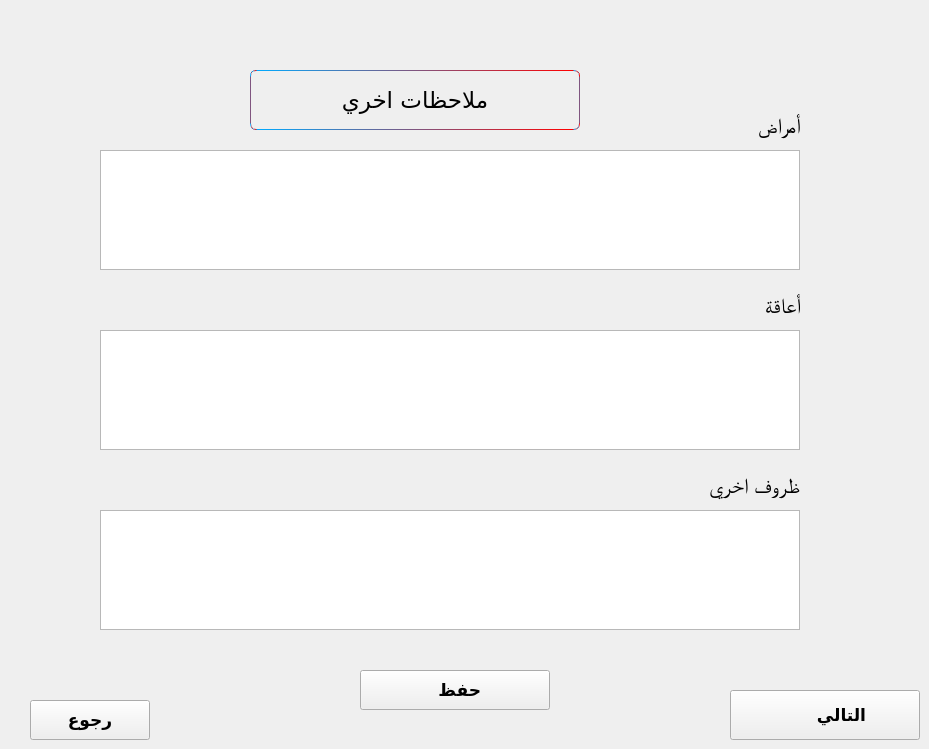
        <widget class="QWidget" name="tab_23">
         <attribute name="title">
          <string>Tab 2</string>
         </attribute>
         <widget class="QPushButton" name="pushButton_48">
          <property name="geometry">
           <rect>
            <x>730</x>
            <y>690</y>
            <width>190</width>
            <height>50</height>
           </rect>
          </property>
          <property name="font">
           <font>
            <pointsize>13</pointsize>
            <weight>75</weight>
            <bold>true</bold>
           </font>
          </property>
          <property name="layoutDirection">
           <enum>Qt::RightToLeft</enum>
          </property>
          <property name="text">
           <string>       التالي</string>
          </property>
          <property name="icon">
           <iconset resource="pics.qrc">
            <normaloff>:/ico/next.png</normaloff>:/ico/next.png</iconset>
          </property>
          <property name="iconSize">
           <size>
            <width>100</width>
            <height>46</height>
           </size>
          </property>
         </widget>
         <widget class="QPushButton" name="pushButton_49">
          <property name="geometry">
           <rect>
            <x>30</x>
            <y>700</y>
            <width>120</width>
            <height>40</height>
           </rect>
          </property>
          <property name="font">
           <font>
            <pointsize>13</pointsize>
            <weight>75</weight>
            <bold>true</bold>
           </font>
          </property>
          <property name="text">
           <string>رجوع</string>
          </property>
         </widget>
         <widget class="QPushButton" name="pushButton_59">
          <property name="geometry">
           <rect>
            <x>360</x>
            <y>670</y>
            <width>190</width>
            <height>40</height>
           </rect>
          </property>
          <property name="font">
           <font>
            <pointsize>13</pointsize>
            <weight>75</weight>
            <bold>true</bold>
           </font>
          </property>
          <property name="text">
           <string>  حفظ</string>
          </property>
          <property name="icon">
           <iconset resource="pics.qrc">
            <normaloff>:/ico/save.png</normaloff>:/ico/save.png</iconset>
          </property>
          <property name="iconSize">
           <size>
            <width>31</width>
            <height>31</height>
           </size>
          </property>
         </widget>
         <widget class="QTextEdit" name="textEdit_7">
          <property name="geometry">
           <rect>
            <x>100</x>
            <y>150</y>
            <width>700</width>
            <height>120</height>
           </rect>
          </property>
          <property name="font">
           <font>
            <pointsize>13</pointsize>
           </font>
          </property>
         </widget>
         <widget class="QLabel" name="label_65">
          <property name="geometry">
           <rect>
            <x>670</x>
            <y>110</y>
            <width>130</width>
            <height>30</height>
           </rect>
          </property>
          <property name="font">
           <font>
            <family>Arial Unicode MS</family>
            <pointsize>16</pointsize>
            <weight>9</weight>
            <italic>false</italic>
            <bold>false</bold>
           </font>
          </property>
          <property name="styleSheet">
           <string notr="true">font: 75 16pt &quot;Arial Unicode MS&quot;;</string>
          </property>
          <property name="text">
           <string>أمراض</string>
          </property>
         </widget>
         <widget class="QLabel" name="label_66">
          <property name="geometry">
           <rect>
            <x>670</x>
            <y>290</y>
            <width>130</width>
            <height>30</height>
           </rect>
          </property>
          <property name="font">
           <font>
            <family>Arial Unicode MS</family>
            <pointsize>16</pointsize>
            <weight>9</weight>
            <italic>false</italic>
            <bold>false</bold>
           </font>
          </property>
          <property name="styleSheet">
           <string notr="true">font: 75 16pt &quot;Arial Unicode MS&quot;;</string>
          </property>
          <property name="text">
           <string>أعاقة</string>
          </property>
         </widget>
         <widget class="QLabel" name="label_67">
          <property name="geometry">
           <rect>
            <x>670</x>
            <y>470</y>
            <width>130</width>
            <height>30</height>
           </rect>
          </property>
          <property name="font">
           <font>
            <family>Arial Unicode MS</family>
            <pointsize>16</pointsize>
            <weight>9</weight>
            <italic>false</italic>
            <bold>false</bold>
           </font>
          </property>
          <property name="styleSheet">
           <string notr="true">font: 75 16pt &quot;Arial Unicode MS&quot;;</string>
          </property>
          <property name="text">
           <string>ظروف اخري</string>
          </property>
         </widget>
         <widget class="QTextEdit" name="textEdit_8">
          <property name="geometry">
           <rect>
            <x>100</x>
            <y>330</y>
            <width>700</width>
            <height>120</height>
           </rect>
          </property>
          <property name="font">
           <font>
            <pointsize>13</pointsize>
           </font>
          </property>
         </widget>
         <widget class="QTextEdit" name="textEdit_9">
          <property name="geometry">
           <rect>
            <x>100</x>
            <y>510</y>
            <width>700</width>
            <height>120</height>
           </rect>
          </property>
          <property name="font">
           <font>
            <pointsize>13</pointsize>
           </font>
          </property>
         </widget>
         <widget class="QLabel" name="label_58">
          <property name="geometry">
           <rect>
            <x>250</x>
            <y>70</y>
            <width>330</width>
            <height>60</height>
           </rect>
          </property>
          <property name="font">
           <font>
            <family>Hacen Maghreb Bd</family>
            <pointsize>17</pointsize>
            <weight>50</weight>
            <italic>false</italic>
            <bold>false</bold>
           </font>
          </property>
          <property name="styleSheet">
           <string notr="true">
QLabel
{
/*font: 75 16pt &quot;Arial Unicode MS&quot;;*/

    border: 1px solid;
    border-radius: 2px;

    border-radius: 6;

    border: 1px solid black;
	border-color: qlineargradient(spread:pad, x1:0, y1:0.494, x2:1, y2:0.5, stop:0 rgba(0, 170, 255, 255), stop:1 rgba(255, 0, 0, 255));

	font: 17pt &quot;Hacen Maghreb Bd&quot;;

}</string>
          </property>
          <property name="text">
           <string>ملاحظات اخري</string>
          </property>
          <property name="alignment">
           <set>Qt::AlignCenter</set>
          </property>
         </widget>
        </widget>
